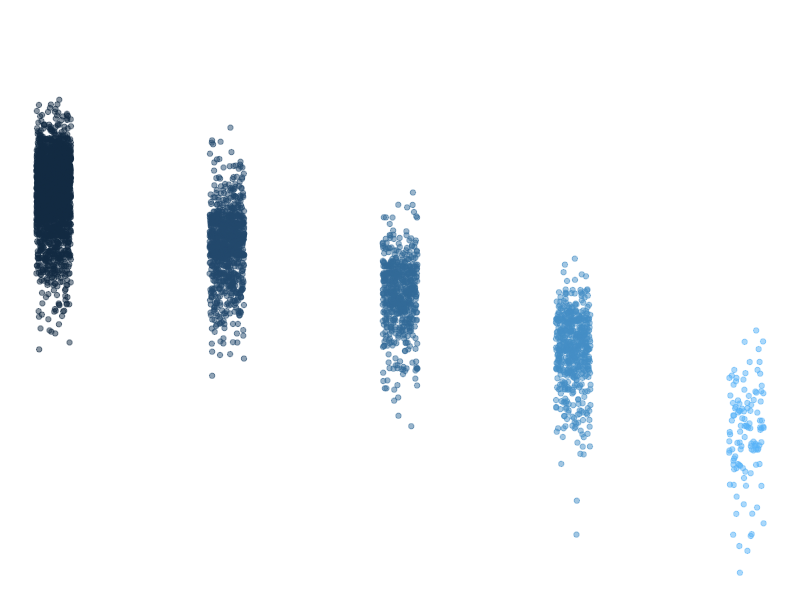

Generate this figure with R:
## ---- chunk 1
knitr::opts_chunk$set(echo = TRUE)
library(tidyverse)
## ---- chunk 2
summary(storms)
## ---- chunk 3
names(storms)
## ---- chunk 4
ggplot(data = storms, aes(x = category, y = pressure)) +
  geom_jitter(width = 0.1, 
              alpha = 0.5,
              aes(color = category),
              show.legend = FALSE) +
  labs(x = "Storm Categorry", 
       y = "Air pressure at storm center (millibars)"
       ) +
  theme_void()
